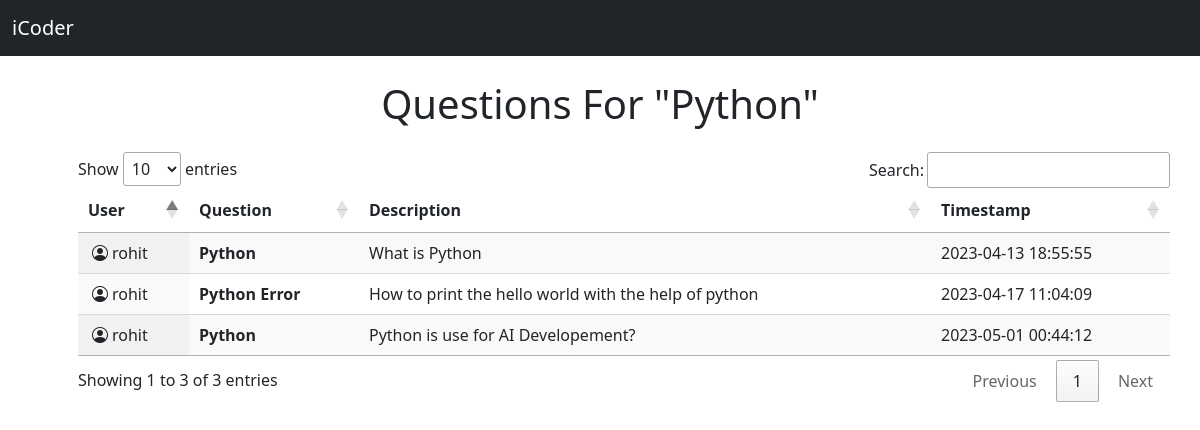
The page /admin/_A_Cat_Question.php?cat_id=1 (signed in) on the database its author committed.
### tables this page shows
CREATE TABLE `categories` (
  `category_id` int(8) NOT NULL,
  `category_name` varchar(30) NOT NULL,
  `category_description` text NOT NULL,
  `timestamp` datetime NOT NULL DEFAULT current_timestamp()
);

CREATE TABLE `questions` (
  `question_id` int(8) NOT NULL,
  `question_title` varchar(255) NOT NULL,
  `question_description` text NOT NULL,
  `question_topic_id` int(8) NOT NULL,
  `user_id` int(8) NOT NULL,
  `timestamp` datetime NOT NULL DEFAULT current_timestamp()
);

CREATE TABLE `userdetail` (
  `user_id` int(8) NOT NULL,
  `user_name` varchar(255) NOT NULL,
  `user_email` varchar(255) NOT NULL,
  `user_password` varchar(255) NOT NULL,
  `name` varchar(255) NOT NULL,
  `age` int(8) NOT NULL,
  `qualification` varchar(255) NOT NULL,
  `mobilenumber` bigint(10) NOT NULL,
  `address` text NOT NULL,
  `timestamp` datetime NOT NULL DEFAULT current_timestamp()
);

### admin/_A_Cat_Question.php (the view, shortened to what this page needs)
<!doctype html>
<html lang="en">
<head>
    <link href="https://cdn.jsdelivr.net/npm/bootstrap@5.3.0-alpha3/dist/css/bootstrap.min.css" rel="stylesheet"
>
    <link rel="stylesheet" href="//cdn.datatables.net/1.13.4/css/jquery.dataTables.min.css">
    <link rel="stylesheet" href="https://cdn.jsdelivr.net/npm/bootstrap-icons@1.5.0/font/bootstrap-icons.css" />
</head>
<body>
    <?php require '../partials/_dbconnect.php'; ?>
    <nav class="navbar navbar-expand-lg navbar-dark bg-dark">
        <div class="container-fluid">
            <a class="navbar-brand" href="_A_Panel.php">iCoder</a>
        </div>
    </nav>
    <div class="container">
        <?php
            $cat_id = $_GET['cat_id'];
            $cat_name = "SELECT * FROM `categories` where category_id = '$cat_id'";
            $showCat = mysqli_query($conn, $cat_name);
            while($fetch_cat = mysqli_fetch_assoc($showCat)){
                $categoryName = $fetch_cat['category_name'];
                echo '<h1 class="text-center my-4">Questions For "'. $categoryName .'"</h1>';
            }
        ?>
        <div class="container m-4">
            <table id="example" class="display" style="width:100%">
                <thead>
                    <tr>
                        <th>User</th>
                        <th>Question</th>
                        <th>Description</th>
                        <th>Timestamp</th>
                    </tr>
                </thead>
                <tbody>
                    <?php
                    $cat_id = $_GET['cat_id'];
                    $fetchQuestions = "SELECT * FROM `questions` where question_topic_id = $cat_id";
                    $showQuestions = mysqli_query($conn,$fetchQuestions);
                    while($row = mysqli_fetch_assoc($showQuestions)){
                        $q_id = $row['question_id'];
                        $q_title = $row['question_title'];
                        $q_desc = $row['question_description'];
                        $q_user_id = $row['user_id'];
                        $timestamp = $row['timestamp'];
                        $sql2 = "SELECT user_name from userdetail where user_id = '$q_user_id'";
                        $result2 = mysqli_query($conn,$sql2);
                        $row2 = mysqli_fetch_assoc($result2);
                        echo'<tr>
                                <td><i class="bi bi-person-circle px-1 fa-10x"></i>'.$row2['user_name'].'</td>
                                <td><a href="_A_Update_Que.php?que_id='.$q_id.'" class=" text-dark fw-bold text-decoration-none">'.$q_title.'</a></td>
                                <td>'.$q_desc.'</td>
                                <td>'.$timestamp.'</td>
                            </tr>';
                        }
                ?>
                </tbody>
            </table>
        </div>
    </div>
</body>
</html>

### rows shown on the page
categories: category_name "Python"
questions: user.user_name "rohit", question_title "Python", question_description "What is Python", timestamp "2023-04-13 18:55:55"
questions: user.user_name "rohit", question_title "Python Error", question_description "How to print the hello world with the help of python", timestamp "2023-04-17 11:04:09"
questions: user.user_name "rohit", question_title "Python", question_description "Python is use for AI Developement?", timestamp "2023-05-01 00:44:12"
